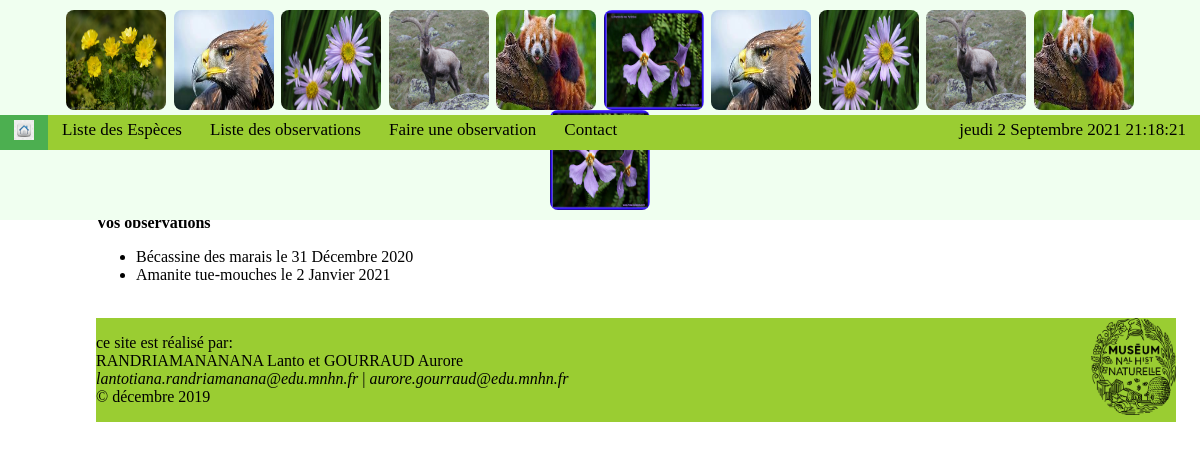
Page /home/utilisateur/1 on the committed database.
### web_site/models.py (models this page shows)
class Observation(models.Model):
	Ville = models.CharField(max_length=150, null= False, verbose_name = "Ville d'observation")
	Departement = models.CharField(max_length=150, verbose_name = "Département d'observation")
	Pays = models.CharField(max_length=150, null= False, verbose_name = "Pays")
	Date = models.DateTimeField(default=datetime.now, verbose_name="Date d'observation")
	Photos= models.ImageField(upload_to='media/', verbose_name = "Ajouter une photo")
	Estimation = models.IntegerField(default=1, verbose_name = "Estimation du nombre d'individu")
	Observateur = models.ForeignKey(Utilisateur, on_delete = models.CASCADE, null= False)
	sp_observe = models.ForeignKey(Especes, on_delete = models.CASCADE, null= False, verbose_name = "Espèce observée")
	class Meta:
		verbose_name = "Observation"
		ordering = ['Departement']

class Especes(models.Model):
	Nom_vernaculaire = models.CharField(max_length=150, verbose_name = "Nom commun")
	Familles = models.CharField(max_length=100)
	Ordre = models.CharField(max_length=100)
	Nom_scientifiques= models.CharField(max_length=150, null= False, unique = True, verbose_name = "Nom scientifique")
	Photo = models.ImageField(upload_to='media/', verbose_name = "Ajouter une photo")
	Description = models.TextField()
	Repartition_geographique = models.CharField(max_length=150, verbose_name = "Répartition géographique")
	TaxRef = models.CharField(max_length=150)
	Habitat = models.CharField(max_length=100, verbose_name = "Types d'habitat naturel")
	Statut_IUCN = models.CharField(max_length=100, verbose_name = "Statut de conservation UICN")
	Categorie_especes = models.IntegerField(verbose_name= "Catégorie de l'espèce", choices =[(1, ("Plantes")), (2, ("Champignons")), (3, ("Insectes")), (4, ("Reptiles et Amphibiens")), (5, ("Mammifères")), (6, ("Oiseaux"))])
	Auteur_fe = models.ForeignKey(Admin, on_delete = models.CASCADE, verbose_name = "Auteur fiche espèce")
	class Meta:
		verbose_name = "Especes"
		ordering = ['Familles']
	def __str__(self):
		return self.Nom_vernaculaire

### web_site/views.py (the view)
# urls.py: path('home/utilisateur/<int:utilisateur_id>', home_utilisateur, name = 'page_home_utilisateur'),
def home_utilisateur (request, utilisateur_id):
	try:
		utilisateur = Utilisateur.objects.get (id= utilisateur_id)
	except:
		return redirect ('page_home')
	observation= Observation.objects.all ()
	liste_observations = []
	for i in observation :
		if i.Observateur_id == utilisateur.id:
			liste_observations.append(i)
	return render (request, 'home_utilisateur.html', {'utilisateur': utilisateur, 'liste_observations' : liste_observations})

### web_site/templates/web_site/home_utilisateur.html
{% extends 'page_base.html' %}
{%load static%}
{%block login%}
<p class = 'login'> Vous êtes connecté en tant que <b>{{utilisateur.Login}}</b> <img src="{{ MEDIA_URL }}{{utilisateur.Photo}}" alt="Photo utilisateur" width=50 height=50/> </p>
     {%endblock%}
{% block contenu_page%}
    <nav>
		<ul class = "nav-haut">
		  <li id = "active"><a href="{% url 'page_home' %}"> <img  src="{%static 'image/icon-accueil.jpeg'%}" alt="icon" width="20" height="20" ></a></li>
		  <li><a href="{% url 'page_liste_especes' %}">Liste des Espèces</a></li>
		  <li><a href="{% url 'page_liste_observations' %}">Liste des observations</a></li>
		  <li><a href="{% url 'page_creer_observation' %}">Faire une observation</a></li>
		  <li><a href="{% url 'page_contact' %}">Contact</a></li>
		  <li><p class = "heure" > {% now "l j E Y" %} {% now "H:i:s" %}</p></li>
		</ul>
    </nav>
<p><b>Vos observations</b></p>
<ul>{% for observation in liste_observations %}
<li> {{observation.sp_observe}} le {{observation.Date|date:"j E Y"}} </li>
{% endfor %}
</ul>
{%endblock%}

### web_site/static/css/style.css (style rules this page uses)
.heure { color: black; text-align: right; padding: 5px 14px; margin: 0; font-size: 17px; }
.login { color: blue; text-align: right; }
.nav-haut { overflow: hidden; top:115px; left:0px; position: fixed; list-style-type: none; padding: 0px; width: 100%; background-color: yellowgreen; margin-left:0; margin: 0; }
.nav-haut a { float: left; color: black; text-align: center; padding: 5px 14px; margin: 0; text-decoration: none; font-size: 17px; }
.nav-haut #active a { background-color: #4CAF50; color: white; }
html { height:100%; }
body { height:100%; max-width:1280px; min-height:100%; margin:0 auto; position: relative; margin-top: 12%; margin-left:8%; margin-right:2%; text-align: justify; }

### rows in the picture
Observation: sp_observe "Bécassine des marais", Date "31 Décembre 2020"
Observation: sp_observe "Amanite tue-mouches", Date "2 Janvier 2021"
